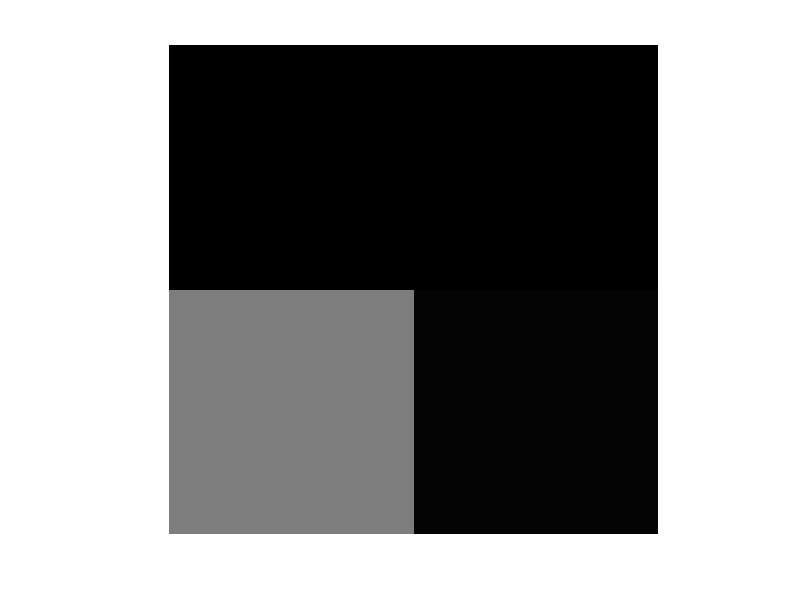

This figure's MATLAB source:
a = [11 11; 11 11];
P = mat2gray(a,[0 15]);
imshow(P)
K=P;
K = K+wgn(2,2,0);
K = K+wgn(2,2,0);
K = K+wgn(2,2,0);
K = K+wgn(2,2,0);
K = K+wgn(2,2,0);
K = K+wgn(2,2,0);
K = K+wgn(2,2,0);
K = K+wgn(2,2,0);
K = K+wgn(2,2,0);
K = K+wgn(2,2,0);
K = K/10;
imin = min(K);
imax = max(K);
isd = std(K);
SNR = 20*log10((imax-imin)/isd);
disp(SNR)
imshow(K)